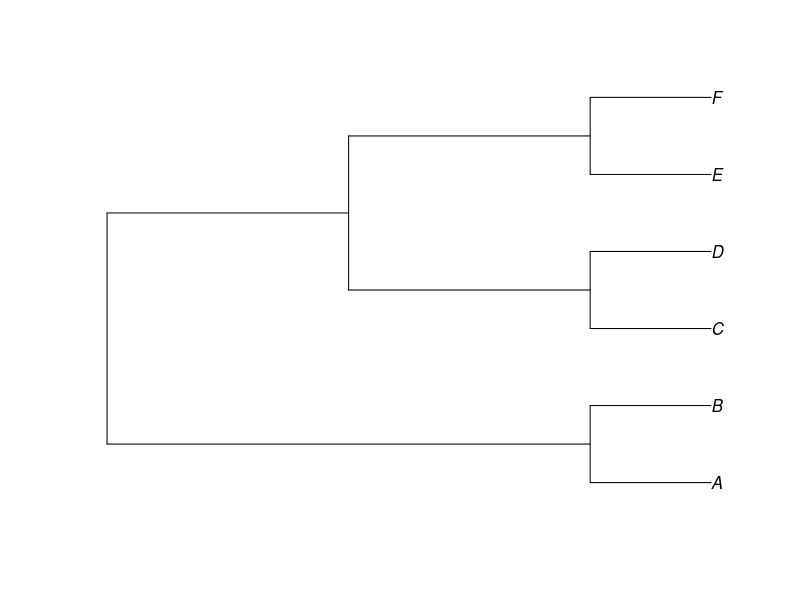
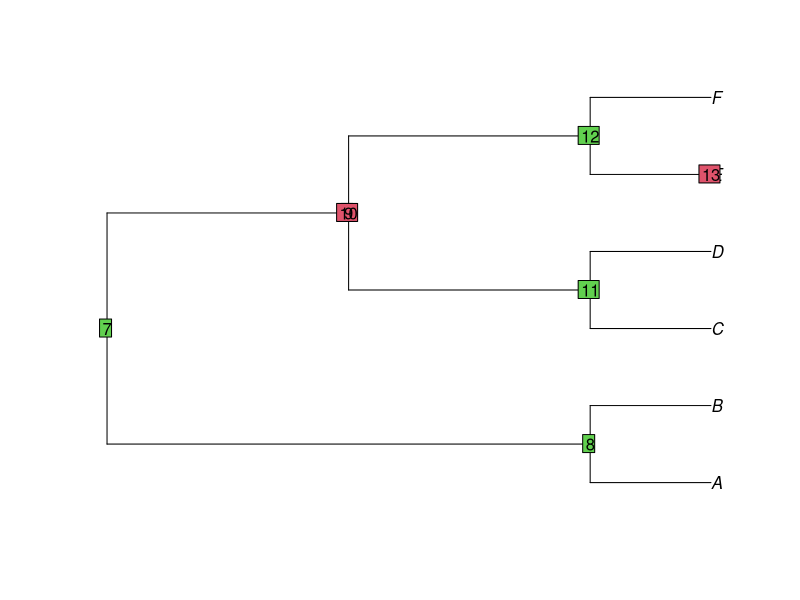
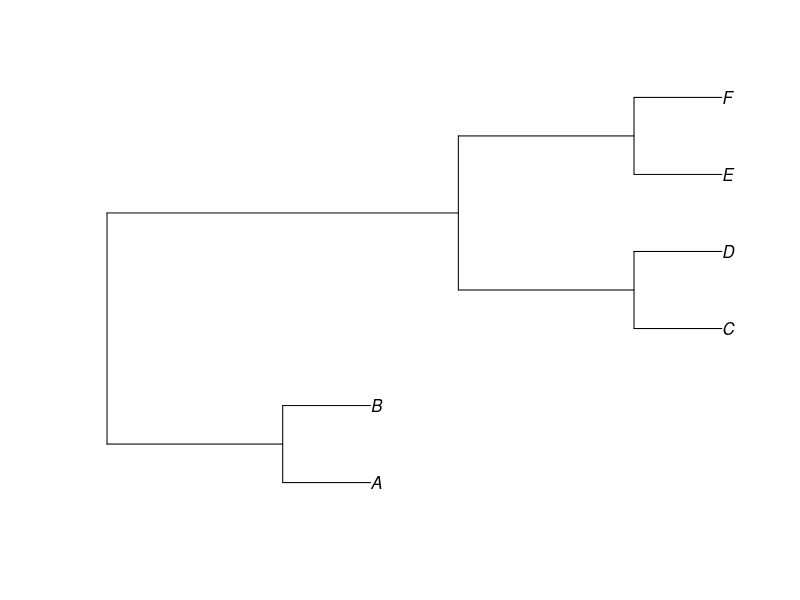

R code for these plots, in order:
## ---- chunk 1
myTree <- ape::read.tree(text='((A, B), ((C, D), (E, F)));')
plot(myTree)
## ---- chunk 2
badTree <- ape::read.tree(text='((A, B), (((C, D), ((E), F))));')
plot(badTree)
ape::nodelabels(bg = c(3, 3, 2, 2, 3, 3, 2))
## ---- chunk 3
myTree <- ape::read.tree(text='((A:1, B:1):2, ((C:1, D:1):2, (E:1, F:1):2):4);')
plot(myTree)
